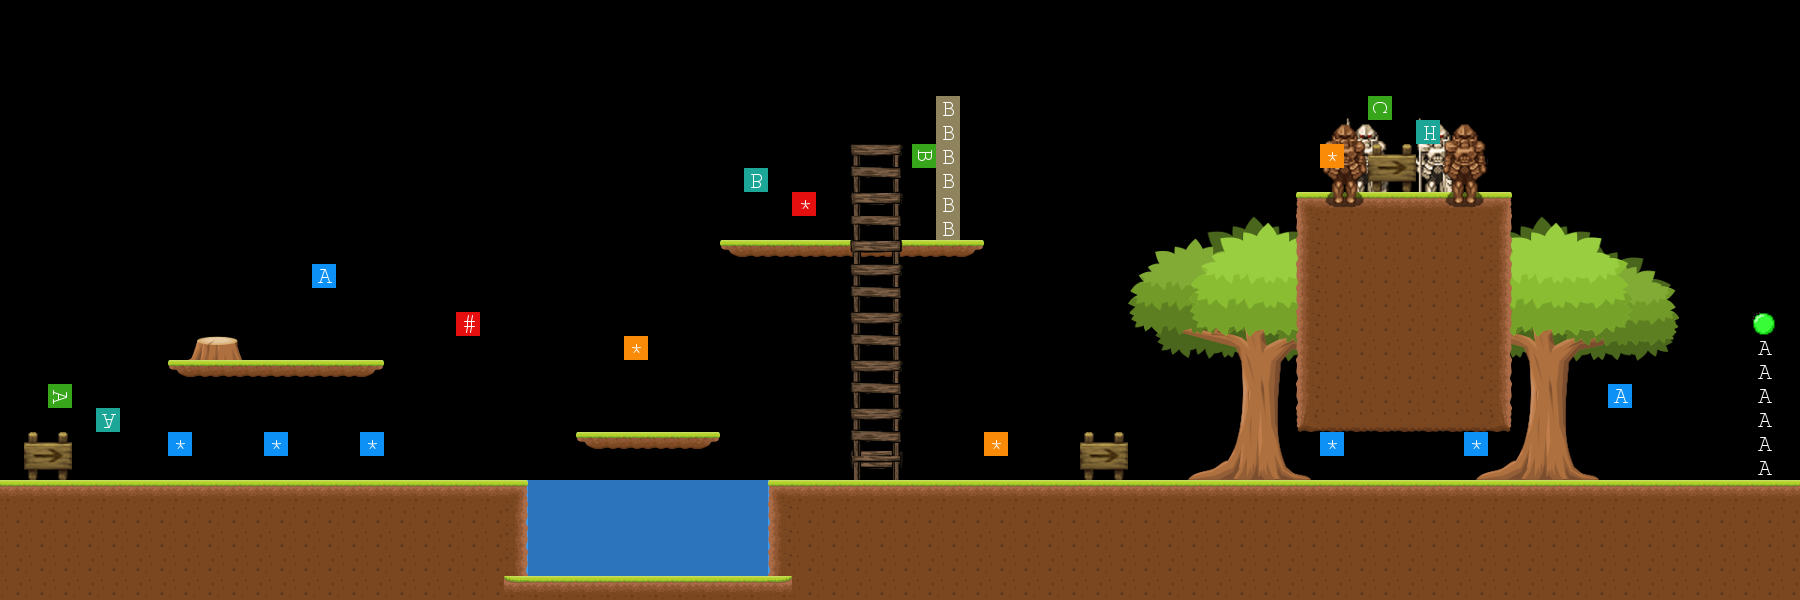

Below is a game level as drawn by its tile map, then a one-line description and the .tmx that defines it (tile-layer data replaced by summaries):
An orthogonal 75x25 tile map with 24x24 px tiles, 13 tile layers (DecorationBack_1, ArmourBack_1, Base_1, Base_2, ...), 11 tilesets and 2 objects (1, 2).

<map version="1.2" tiledversion="1.3.0" orientation="orthogonal" renderorder="right-down" compressionlevel="0" width="75" height="25" tilewidth="24" tileheight="24" infinite="0" nextlayerid="17" nextobjectid="9">
 <tileset firstgid="1" name="Base" tilewidth="24" tileheight="24" spacing="1" margin="1" tilecount="8" columns="8">
  <image source="maps/Base.png" width="201" height="26" />
  <tile id="7">
   <properties>
    <property name="DIRECTION" value="0,2,0" />
    <property name="LENGTH" value="96" />
    <property name="SPEED" value="2" />
    <property name="TYPE" value="2" />
   </properties>
  </tile>
 </tileset>
 <tileset firstgid="9" name="Solid" tilewidth="24" tileheight="24" spacing="1" margin="1" tilecount="8" columns="8">
  <image source="maps/Solid.png" width="201" height="26" />
 </tileset>
 <tileset firstgid="17" name="Location" tilewidth="24" tileheight="24" tilecount="100" columns="10">
  <image source="maps/Location.png" width="240" height="240" />
 </tileset>
 <tileset firstgid="117" name="Notification" tilewidth="24" tileheight="24" tilecount="100" columns="10">
  <image source="maps/Notification.png" width="240" height="240" />
 </tileset>
 <tileset firstgid="217" name="Liquid" tilewidth="24" tileheight="24" spacing="1" margin="1" tilecount="30" columns="6">
  <image source="maps/Water.png" width="151" height="126" />
 </tileset>
 <tileset firstgid="247" name="Ladder" tilewidth="24" tileheight="24" tilecount="36" columns="12">
  <image source="maps/Ladder.png" width="288" height="72" />
 </tileset>
 <tileset firstgid="283" name="Flags" tilewidth="24" tileheight="24" tilecount="330" columns="30">
  <image source="maps/MarioFlags.png" width="720" height="264" />
 </tileset>
 <tileset firstgid="613" name="Armour" tilewidth="24" tileheight="24" tilecount="512" columns="16">
  <image source="maps/Decoration1.png" width="384" height="768" />
 </tileset>
 <tileset firstgid="1125" name="OtherFlags" tilewidth="24" tileheight="24" tilecount="1024" columns="32">
  <image source="maps/OtherFlags.png" width="768" height="768" />
 </tileset>
 <tileset firstgid="2149" name="StubTree" tilewidth="24" tileheight="24" tilecount="4" columns="4">
  <image source="maps/StubTree.png" width="96" height="36" />
 </tileset>
 <tileset firstgid="2153" name="BigTree1" tilewidth="24" tileheight="24" tilecount="121" columns="11">
  <image source="maps/BigTree1.png" width="264" height="264" />
 </tileset>
 <layer id="11" name="DecorationBack_1" width="75" height="25">
  <data>[1875 cells, 279 non-empty, 139 distinct tile ids]</data>
 </layer>
 <layer id="14" name="ArmourBack_1" width="75" height="25" offsetx="0" offsety="-6">
  <data>[1875 cells, 19 non-empty, 11 distinct tile ids]</data>
 </layer>
 <layer id="1" name="Base_1" width="75" height="25">
  <data>[1875 cells, 83 non-empty, 6 distinct tile ids]</data>
 </layer>
 <layer id="5" name="Base_2" width="75" height="25">
  <properties>
   <property name="DIRECTION" value="0,-2,0" />
   <property name="LENGTH" value="48" />
   <property name="SPEED" value="2" />
   <property name="TYPEMOV" value="2" />
  </properties>
  <data>[1875 cells, 6 non-empty, 3 distinct tile ids]</data>
 </layer>
 <layer id="7" name="Base_3" width="75" height="25">
  <data>[1875 cells, 11 non-empty, 3 distinct tile ids]</data>
 </layer>
 <layer id="8" name="Ladder_1" width="75" height="25">
  <data>[1875 cells, 39 non-empty, 9 distinct tile ids]</data>
 </layer>
 <layer id="2" name="Solid_1" width="75" height="25">
  <data>[1875 cells, 341 non-empty, 6 distinct tile ids]</data>
 </layer>
 <layer id="6" name="Liquid_1" width="75" height="25" opacity="0.75">
  <properties>
   <property name="ACCELERATION" value="0.35" />
   <property name="LOOPS" value="2" />
   <property name="SPEED" value="2" />
   <property name="TILES" value="1,2,3,4,5,6,7,8,9,10,11,12,13,14,15,16,17,18,19,20,21,22,23,24" />
   <property name="TYPEUPDATE" value="0" />
  </properties>
  <data>[1875 cells, 50 non-empty, 2 distinct tile ids]</data>
 </layer>
 <layer id="16" name="Base_Lake" width="75" height="25">
  <data>[1875 cells, 12 non-empty, 3 distinct tile ids]</data>
 </layer>
 <layer id="15" name="DecorationFront_1" width="75" height="25">
  <data>[1875 cells, 4 non-empty, 4 distinct tile ids]</data>
 </layer>
 <layer id="12" name="ArmourFront_1" width="75" height="25" offsetx="0" offsety="-6">
  <data>[1875 cells, 16 non-empty, 8 distinct tile ids]</data>
 </layer>
 <layer id="3" name="Location" width="75" height="25">
  <data>[1875 cells, 18 non-empty, 11 distinct tile ids]</data>
 </layer>
 <layer id="4" name="Notification" width="75" height="25">
  <data>[1875 cells, 12 non-empty, 2 distinct tile ids]</data>
 </layer>
 <objectgroup id="10" name="ObjectZone">
  <object id="1" name="1" x="288" y="240" width="72" height="72">
   <properties>
    <property name="0" value="YES" />
    <property name="1" value="NO" />
    <property name="10" value="4" />
    <property name="2" value="NO" />
    <property name="3" value="NO" />
    <property name="4" value="0,6,21" />
    <property name="5" value="0" />
    <property name="6" value="80" />
    <property name="7" value="1000" />
    <property name="8" value="5" />
    <property name="9" value="71020" />
   </properties>
  </object>
  <object id="8" name="2" x="1584" y="360" width="72" height="72">
   <properties>
    <property name="0" value="YES" />
    <property name="1" value="NO" />
    <property name="10" value="2" />
    <property name="2" value="NO" />
    <property name="3" value="NO" />
    <property name="4" value="0,6,21" />
    <property name="5" value="0" />
    <property name="6" value="40" />
    <property name="7" value="2000" />
    <property name="8" value="7" />
    <property name="9" value="71021" />
   </properties>
  </object>
 </objectgroup>
</map>
